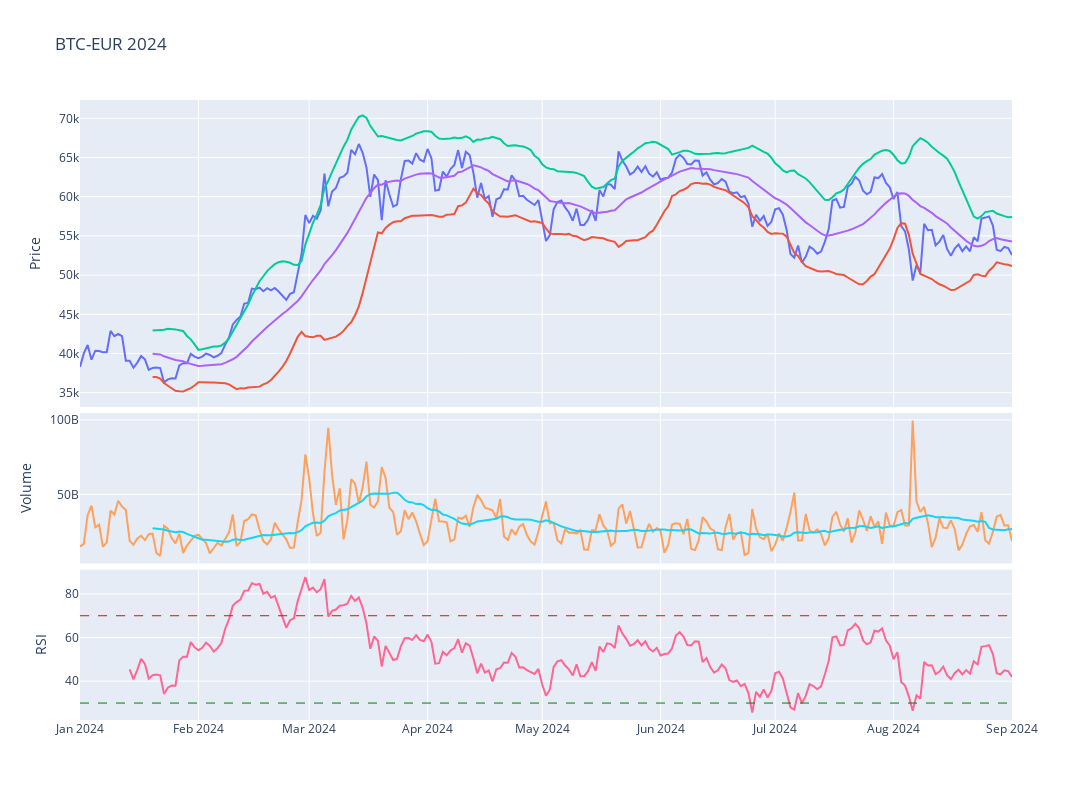

Notebook code for this chart:
### Code cell
# Plot the adjusted close price
fig = make_subplots(rows=4, cols=1,shared_xaxes=True,vertical_spacing=0.01,specs=[[{'rowspan':2,'colspan':1}],[None],[{'rowspan':1,'colspan':1}],[{'rowspan':1,'colspan':1}]])

# Graph (1,1)
fig.add_trace(go.Scatter(x=stock_ticker['Adj Close'].loc[year].index,y=stock_ticker['Adj Close'].loc[year],mode="lines",name=f'{ticker}'),row=1,col=1)
fig.add_trace(go.Scatter(x=stock_ticker['BB_Lower'].loc[year].index,y=stock_ticker['BB_Lower'].loc[year],mode="lines",name='BB_Lower'),row=1,col=1)
fig.add_trace(go.Scatter(x=stock_ticker['BB_Upper'].loc[year].index,y=stock_ticker['BB_Upper'].loc[year],mode="lines",name='BB_Upper'),row=1,col=1)
fig.add_trace(go.Scatter(x=stock_ticker['MMA20'].loc[year].index,y=stock_ticker['MMA20'].loc[year],mode="lines",name='MMA20'),row=1,col=1)
# Update xaxis properties
fig.update_yaxes(title_text="Price", row=1, col=1)

# Graph (3,1)
fig.add_trace(go.Scatter(x=stock_ticker['Volume'].loc[year].index,y=stock_ticker['Volume'].loc[year],mode="lines",name='Volume'),row=3, col=1)
fig.add_trace(go.Scatter(x=stock_ticker['Volume'].loc[year].index,y=stock_ticker['Volume'].loc[year].rolling(20).mean(),mode="lines",name='MMA20'),row=3,col=1)
fig.update_yaxes(title_text="Volume", row=3, col=1)

# Graph (4,1)
fig.add_trace(go.Scatter(x=stock_ticker['RSI'].loc[year].index,y=stock_ticker['RSI'].loc[year],mode="lines",name='RSI'),row=4, col=1)
fig.add_hline(y=30, line_width=1, line_dash="dash", line_color="green",row=4,col=1)
fig.add_hline(y=70, line_width=1, line_dash="dash", line_color="red",row=4,col=1)
fig.update_yaxes(title_text="RSI", row=4, col=1)

fig.update_layout(height=800, width=1300,showlegend=False,title=f"{ticker} {year}")

fig.show()

### Figure 1 — Plotly figure (JSON) as saved in the notebook; plotly's stock layout.template omitted (floating-point values rounded to 4 significant figures; data arrays with more than 128 entries replaced by an {"elided": "..."} marker saying what was removed)
{"data": [{"mode": "lines", "name": "BTC-EUR", "type": "scatter", "x": {"elided": "245 str values"}, "xaxis": "x", "y": {"elided": "245 float values"}, "yaxis": "y"}, {"mode": "lines", "name": "BB_Lower", "type": "scatter", "x": {"elided": "245 str values"}, "xaxis": "x", "y": {"elided": "245 float values"}, "yaxis": "y"}, {"mode": "lines", "name": "BB_Upper", "type": "scatter", "x": {"elided": "245 str values"}, "xaxis": "x", "y": {"elided": "245 float values"}, "yaxis": "y"}, {"mode": "lines", "name": "MMA20", "type": "scatter", "x": {"elided": "245 str values"}, "xaxis": "x", "y": {"elided": "245 float values"}, "yaxis": "y"}, {"mode": "lines", "name": "Volume", "type": "scatter", "x": {"elided": "245 str values"}, "xaxis": "x2", "y": {"elided": "245 int values"}, "yaxis": "y2"}, {"mode": "lines", "name": "MMA20", "type": "scatter", "x": {"elided": "245 str values"}, "xaxis": "x2", "y": {"elided": "245 float values"}, "yaxis": "y2"}, {"mode": "lines", "name": "RSI", "type": "scatter", "x": {"elided": "245 str values"}, "xaxis": "x3", "y": {"elided": "245 float values"}, "yaxis": "y3"}], "layout": {"height": 800, "shapes": [{"line": {"color": "green", "dash": "dash", "width": 1}, "type": "line", "x0": 0, "x1": 1, "xref": "x3 domain", "y0": 30, "y1": 30, "yref": "y3"}, {"line": {"color": "red", "dash": "dash", "width": 1}, "type": "line", "x0": 0, "x1": 1, "xref": "x3 domain", "y0": 70, "y1": 70, "yref": "y3"}], "showlegend": false, "title": {"text": "BTC-EUR 2024"}, "width": 1300, "xaxis": {"anchor": "y", "domain": [0, 1], "matches": "x3", "showticklabels": false}, "xaxis2": {"anchor": "y2", "domain": [0, 1], "matches": "x3", "showticklabels": false}, "xaxis3": {"anchor": "y3", "domain": [0, 1]}, "yaxis": {"anchor": "x", "domain": [0.505, 1], "title": {"text": "Price"}}, "yaxis2": {"anchor": "x2", "domain": [0.2525, 0.495], "title": {"text": "Volume"}}, "yaxis3": {"anchor": "x3", "domain": [0, 0.2425], "title": {"text": "RSI"}}}}
